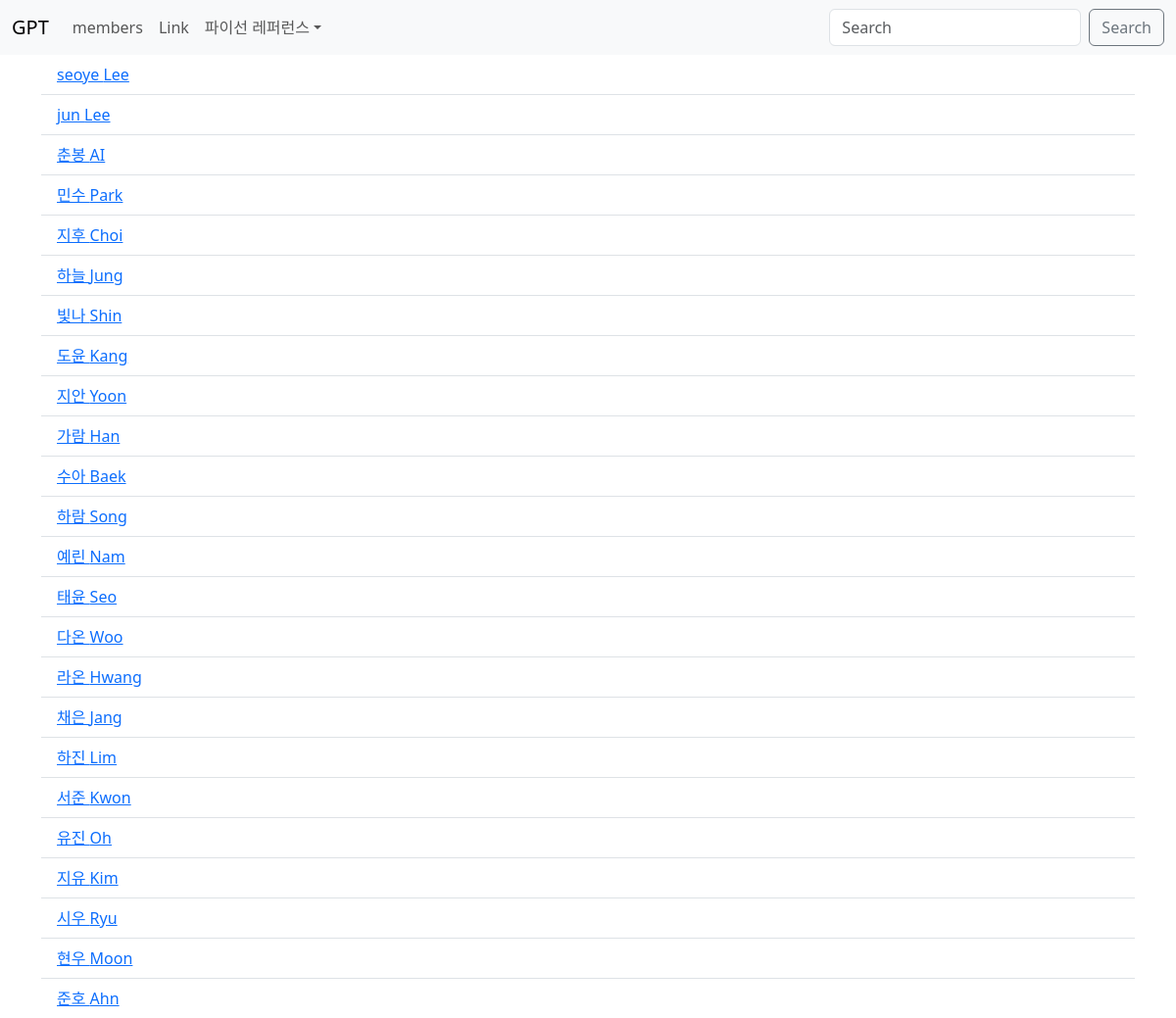
/members/, run on an earlier commit of the app's database.
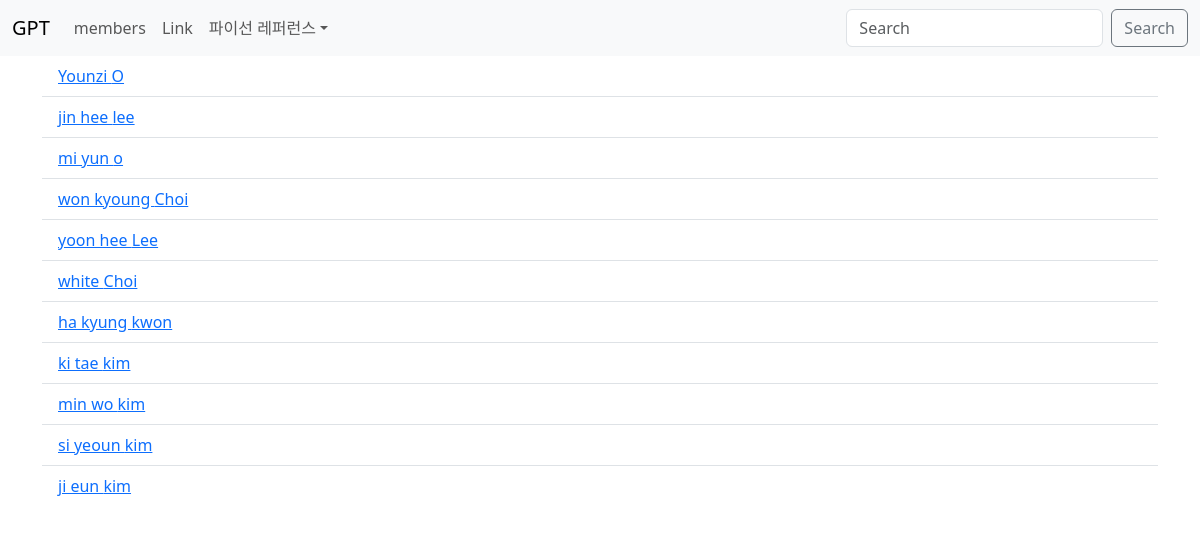
And on a later commit of the database.
### members/models.py (models this page shows)
class Member(models.Model):
    firstname = models.CharField(max_length=255)
    lastname = models.CharField(max_length=255)
    phone = models.IntegerField(null=True)
    joined_date = models.DateField(null=True)

### members/views.py (the view)
# urls.py: path('members/', views.members, name='members'),
def members(request):
    mymembers = Member.objects.all().values()
    template = loader.get_template('all_members.html')
    context = {
        'mymembers':mymembers,
    }
    return HttpResponse(template.render(context, request))

### members/templates/all_members.html (shortened to what this page needs)
{% extends "master.html" %}
{% block content %}
<ul class="list-group list-group-flush">
    {% for x in mymembers %}
    <li class="list-group-item">
        <a href="details/{{ x.id }}">
        {{ x.firstname }} {{ x.lastname }}
        </a>
    </li>
    {% endfor %}
</ul>
{% endblock %}

### members/templates/master.html (shortened to what this page needs)
<!DOCTYPE html>
<html lang="en">
<head>
  <link href="https://cdn.jsdelivr.net/npm/bootstrap@5.3.3/dist/css/bootstrap.min.css" rel="stylesheet">
</head>
<body data-bs-spy="scroll" data-bs-target=".navbar" data-bs-offset="50">
{% include 'include/header.html' %}
<div class="container">
  <div class="row">
    <div class="col-md-12">
      {% block content %}
      {% endblock %}
    </div>
  </div>
</div>
</body>
</html>

### members/templates/include/header.html (shortened to what this page needs)
<nav class="navbar navbar-expand-sm bg-light">
  <div class="container-fluid">
    <a class="navbar-brand" href="/">GPT</a>
    <div class="collapse navbar-collapse" id="mynavbar">
      <ul class="navbar-nav me-auto">
        <li class="nav-item">
          <a class="nav-link" href="/members">members</a>
        </li>
        <li class="nav-item">
          <a class="nav-link" href="javascript:void(0)">Link</a>
        </li>
        <li class="nav-item dropdown">
 <a class="nav-link dropdown-toggle" href="" data-bs-toggle="dropdown">파이선 레퍼런스</a>
        </li>
      </ul>
      <form class="d-flex">
        <input class="form-control me-2" type="text" placeholder="Search">
        <button class="btn btn-outline-secondary" type="button">Search</button>
      </form>
    </div>
  </div>
</nav>

What changed in the data, as far as the page shows it:
removed Member: firstname "수아", lastname "Baek"
removed Member: firstname "하람", lastname "Song"
removed Member: firstname "예린", lastname "Nam"
removed Member: firstname "태윤", lastname "Seo"
removed Member: firstname "다온", lastname "Woo"
removed Member: firstname "라온", lastname "Hwang"
removed Member: firstname "채은", lastname "Jang"
removed Member: firstname "하진", lastname "Lim"
removed Member: firstname "서준", lastname "Kwon"
removed Member: firstname "유진", lastname "Oh"
removed Member: firstname "지유", lastname "Kim"
removed Member: firstname "시우", lastname "Ryu"
removed Member: firstname "현우", lastname "Moon"
removed Member: firstname "준호", lastname "Ahn"
added Member: firstname "Younzi", lastname "O"
changed Member: firstname "seoye" → "jin hee"; lastname "Lee" → "lee"
changed Member: firstname "jun" → "mi yun"; lastname "Lee" → "o"
changed Member: firstname "춘봉" → "won kyoung"; lastname "AI" → "Choi"
changed Member: firstname "민수" → "yoon hee"; lastname "Park" → "Lee"
changed Member: firstname "지후" → "white"
changed Member: firstname "하늘" → "ha kyung"; lastname "Jung" → "kwon"
changed Member: firstname "빛나" → "ki tae"; lastname "Shin" → "kim"
changed Member: firstname "도윤" → "min wo"; lastname "Kang" → "kim"
changed Member: firstname "지안" → "si yeoun"; lastname "Yoon" → "kim"
changed Member: firstname "가람" → "ji eun"; lastname "Han" → "kim"
